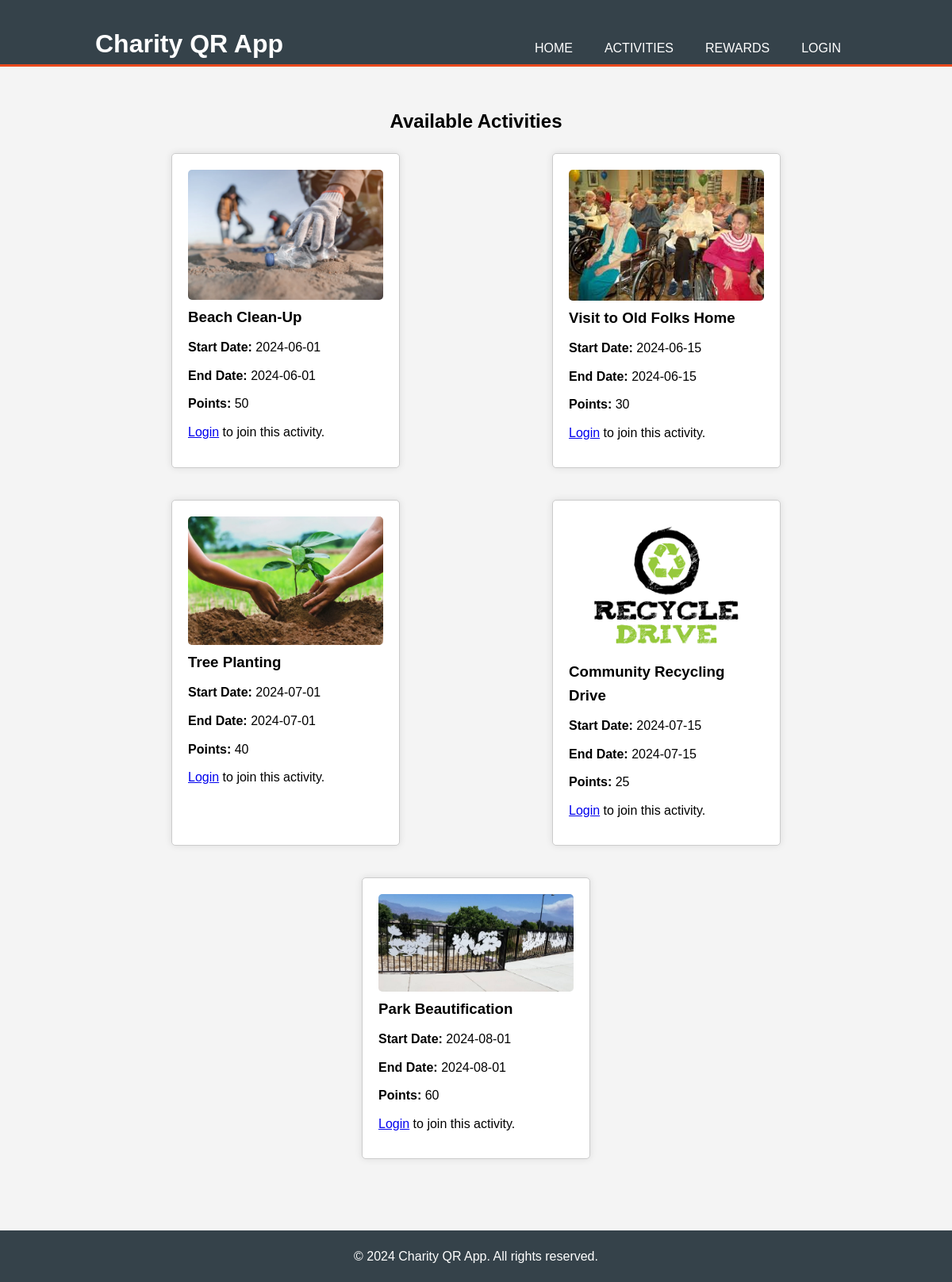
Page /activities.php on the committed database.
### tables this page shows
CREATE TABLE `event` (
  `event_id` int(11) NOT NULL,
  `description` varchar(300) NOT NULL,
  `start_date` date NOT NULL,
  `end_date` date DEFAULT NULL,
  `image_url` varchar(255) DEFAULT NULL,
  `points` int(11) DEFAULT NULL,
  `organiser_id` int(11) DEFAULT NULL
);

### activities.php (the view, shortened to what this page needs)
<?php
$conn = new mysqli('localhost', 'root', '', 'fyp_app');
$sql = "SELECT * FROM event";
$result = $conn->query($sql);
$user_joined_events = [];
include 'header.php';
?>
<main>
    <section class="activities">
        <div class="container">
            <h2>Available Activities</h2>
            <div class="activity-list">
                <?php while ($activity = $result->fetch_assoc()): ?>
                    <div class="activity">
                        <img src="<?php echo htmlspecialchars($activity['image_url']); ?>" alt="<?php echo htmlspecialchars($activity['description']); ?>" class="activity-image">
                        <h3><?php echo htmlspecialchars($activity['description']); ?></h3>
                        <p><strong>Start Date:</strong> <?php echo htmlspecialchars($activity['start_date']); ?></p>
                        <p><strong>End Date:</strong> <?php echo htmlspecialchars($activity['end_date']); ?></p>
                        <p><strong>Points:</strong> <?php echo htmlspecialchars($activity['points']); ?></p>
                        <?php if (isset($_SESSION['user_id'])): ?>
                            <?php if (in_array($activity['event_id'], $user_joined_events)): ?>
                                <button class="btn joined" disabled>Joined</button>
                            <?php else: ?>
                                <form action="join_activity.php" method="POST">
                                    <input type="hidden" name="event_id" value="<?php echo htmlspecialchars($activity['event_id']); ?>">
                                    <button type="submit" class="btn">Join Activity</button>
                                </form>
                            <?php endif; ?>
                        <?php else: ?>
                            <p><a href="login.php">Login</a> to join this activity.</p>
                        <?php endif; ?>
                    </div>
                <?php endwhile; ?>
            </div>
        </div>
    </section>
</main>
<?php include 'footer.php'; ?>

### header.php (shortened to what this page needs)
<!DOCTYPE html>
<html lang="en">
<head>
    <link rel="stylesheet" href="styles.css">
</head>
<body>
    <header>
        <div class="container">
            <h1>Charity QR App</h1>
            <nav>
                <ul>
                    <li><a href="index.php">Home</a></li>
                    <li><a href="activities.php">Activities</a></li>
                    <li><a href="rewards.php">Rewards</a></li>
                    <?php if (isset($_SESSION['user_id'])): ?>
                        <?php if (isset($_SESSION['is_admin']) && $_SESSION['is_admin']): ?>
                            <li><a href="admin_dashboard.php">Admin Dashboard</a></li>
                        <?php endif; ?>
                        <li><a href="scan_qr.php">Scan QR Code</a></li>
                        <li class="dropdown">
                            <span class="username"><?php echo strtoupper($_SESSION['username']); ?></span>
                            <div class="dropdown-content">
                                <a href="dashboard.php">Dashboard</a>
                                <a href="profile.php">Profile</a>
                                <a href="user_rewards.php">My Rewards</a>
                                <?php if (isset($_SESSION['is_organiser']) && $_SESSION['is_organiser']): ?>
                                    <a href="organiser_generate_qr.php">Generate QR Code</a>
                                <?php endif; ?>
                                <a href="logout.php">Logout</a>
                            </div>
                        </li>
                    <?php else: ?>
                        <li><a href="login.php">Login</a></li>
                    <?php endif; ?>
                </ul>
            </nav>
        </div>
    </header>
</body>
</html>

### footer.php
<footer>
        <div class="container">
            <p>&copy; 2024 Charity QR App. All rights reserved.</p>
        </div>
    </footer>
</body>
</html>

### styles.css (style rules this page uses)
* { margin: 0; padding: 0; box-sizing: border-box; }
body { font-family: Arial, sans-serif; line-height: 1.6; background-color: #f4f4f4; }
.container { width: 80%; margin: 0 auto; overflow: hidden; }
header { background: #35424a; color: #ffffff; padding-top: 30px; min-height: 70px; border-bottom: #e8491d 3px solid; position: relative; z-index: 1000; }
header a { color: #ffffff; text-decoration: none; text-transform: uppercase; font-size: 16px; }
header ul { padding: 0; list-style: none; display: flex; justify-content: space-between; align-items: center; }
header li { display: inline; padding: 0 20px; position: relative; }
header nav { float: right; margin-top: 10px; }
header .container { display: flex; justify-content: space-between; align-items: center; overflow: visible; }
footer { background: #35424a; color: #ffffff; text-align: center; padding: 20px 0; margin-top: 20px; }
.activities { padding: 50px 0; text-align: center; }
.activity-list { display: flex; flex-wrap: wrap; justify-content: space-around; }
.activity { background: #ffffff; border: #cccccc 1px solid; border-radius: 5px; box-shadow: 0 0 10px rgba(0, 0, 0, 0.1); margin: 20px; padding: 20px; width: 30%; box-sizing: border-box; text-align: left; }
.activity-image { width: 100%; height: auto; border-radius: 5px; }
.activity h3 { margin-bottom: 10px; }
.activity p { margin-bottom: 10px; }

### rows in the picture
event: image_url (picture), description "Beach Clean-Up", start_date "2024-06-01", end_date "2024-06-01", points "50"
event: image_url (picture), description "Visit to Old Folks Home", start_date "2024-06-15", end_date "2024-06-15", points "30"
event: image_url (picture), description "Tree Planting", start_date "2024-07-01", end_date "2024-07-01", points "40"
event: image_url (picture), description "Community Recycling Drive", start_date "2024-07-15", end_date "2024-07-15", points "25"
event: image_url (picture), description "Park Beautification", start_date "2024-08-01", end_date "2024-08-01", points "60"
